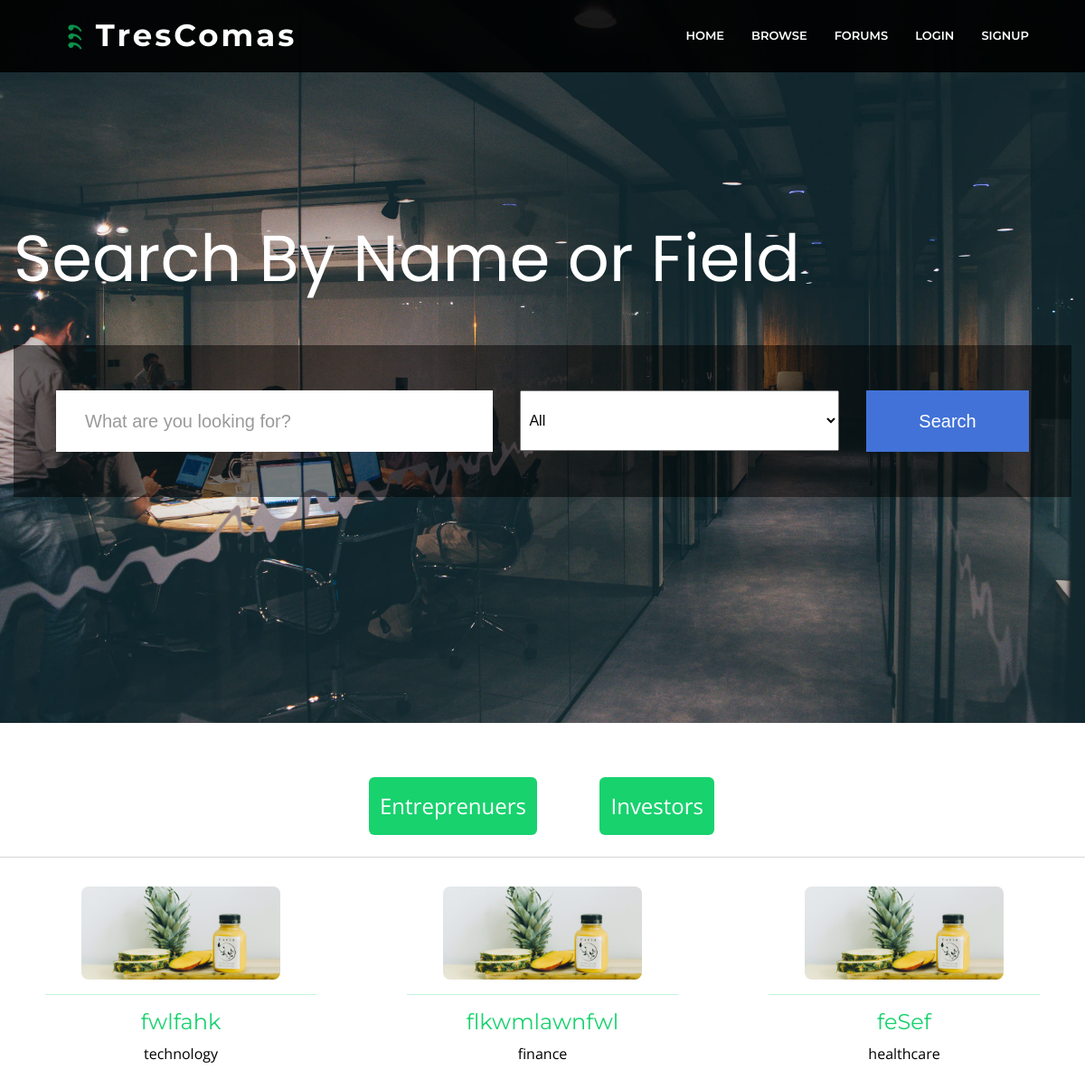
The app's page /browse, older data.
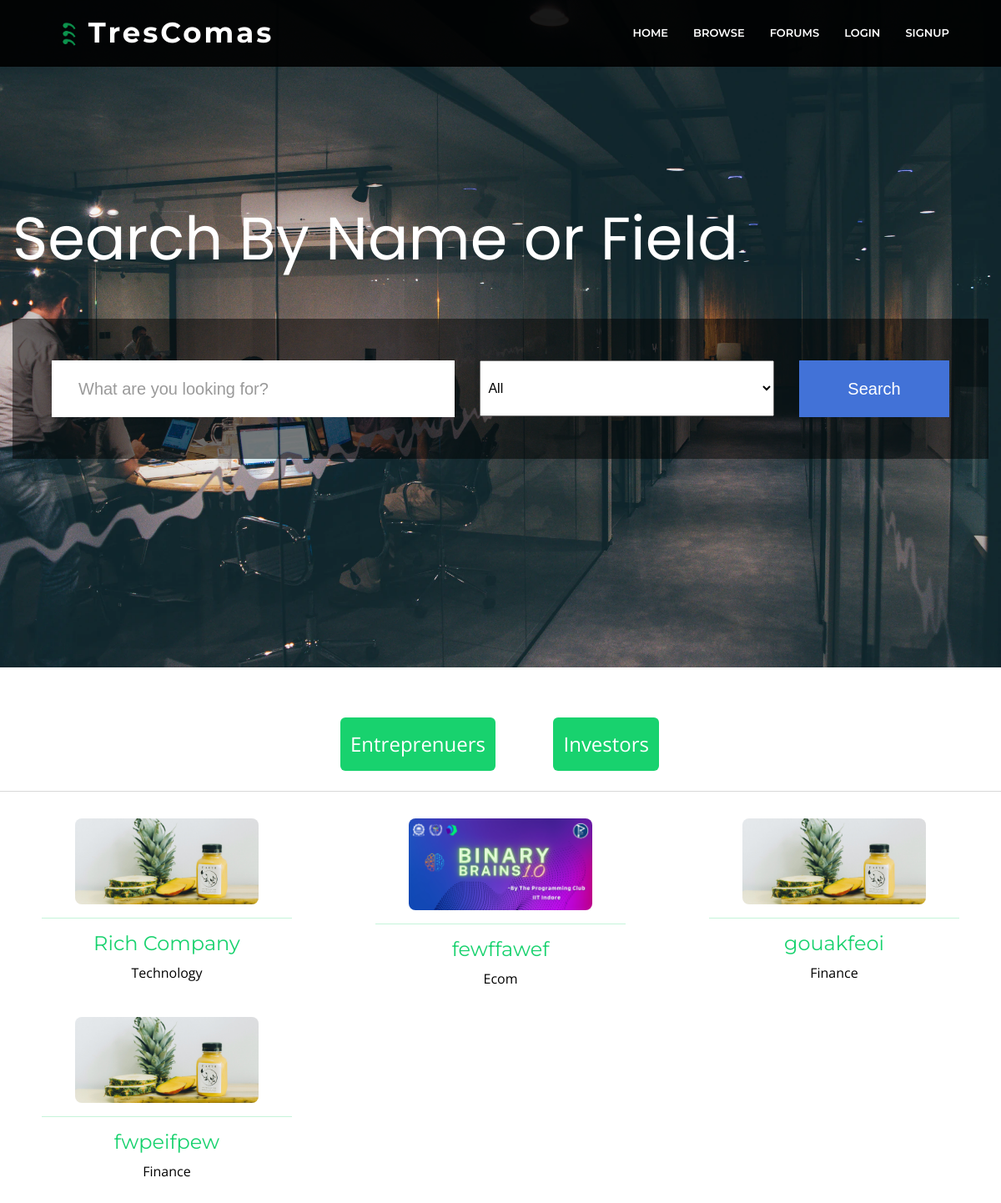
The same page, newer data.
### testx/models.py (models this page shows, shortened)
class Enterp(models.Model):
    user = models.OneToOneField(User, on_delete=models.CASCADE, default=None)
    name = models.CharField(max_length=100)
    username = models.CharField(max_length=100)
    companyname = models.CharField(max_length=100, default="")
    email = models.CharField(max_length=100)
    bplan = models.CharField(max_length=1000, default="Not Shared Yet")
    qpitch = models.CharField(max_length=1000, default="Not Shared Yet")
    cfunds = models.CharField(max_length=1000, default="Not Shared Yet")
    rfunding = models.CharField(max_length=1000, default="Not Shared Yet")
    field = models.CharField(max_length=1000, default="General")
    is_investor = models.BooleanField(default=False)
    image = models.ImageField(default='1920-1.jpg')

### testx/views.py (the view, shortened to what this page needs)
# urls.py: path('browse', views.browse, name="browse"),
def browse(request):
    II = Investor.objects.all()
    EE = Enterp.objects.all()
    return render(request, 'browse.html', {'invs': II, 'ents': EE})

### template/browse.html (shortened to what this page needs)
{% load static %}
<!DOCTYPE html>
<html lang="en">
<head>
  <link href="{% static '/vendor/animate.css/animate.min.css' %}" rel="stylesheet">
  <link href="{% static '/vendor/aos/aos.css' %}" rel="stylesheet">
  <link href="{% static '/vendor/bootstrap/css/bootstrap.min.css' %}" rel="stylesheet">
  <link href="{% static '/vendor/bootstrap-icons/bootstrap-icons.css' %}" rel="stylesheet">
  <link href="{% static '/vendor/glightbox/css/glightbox.min.css' %}" rel="stylesheet">
  <link href="{% static '/vendor/swiper/swiper-bundle.min.css' %}" rel="stylesheet">
  <link href="{% static '/css/style.css'%}" rel="stylesheet">
  <link href="{% static 'css/main.css' %}" rel="stylesheet" />
</head>
<body style="overflow-x: hidden;">
  <header id="header" class="fixed-top d-flex align-items-center header">
    <div class="container-fluid">
      <div class="row justify-content-center align-items-center">
        <div class="col-xl-11 d-flex align-items-center justify-content-between">
            <h1 class="logo" style="border-left:none ;"><a href="/" > <img src="/static/img/,,,.png"> TresComas</a></h1>
          <nav id="navbar" class="navbar">
            <ul>
              <li><a class="nav-link" href="/">Home</a></li>
              <li><a class="nav-link " href="browse">Browse</a></li>
              <li><a class="nav-link " href="/forums">Forums</a></li>
              {% if user.is_authenticated %}
              <li><a class="nav-link " href="/yprofile/{{user.username}}">Your Profile</a></li>
              <li><a class="nav-link " href="/logout">Logout</a></li>
              {% else %}
              <li><a class="nav-link " href="/login">Login</a></li>
              <li><a class="nav-link " href="/signup">Signup</a></li>
              {% endif %}
            </ul>
          </nav>
        </div>
      </div>
    </div>
  </header>
  <div class="s01" style="background: url('/static/img/photo-1541746972996-4e0b0f43e02a.webp'); background-size: cover;">
    <form method="POST">
      <fieldset>
        <legend>Search By Name or Field</legend>
      </fieldset>
      <div class="inner-form">
        <div class="input-field first-wrap">
          <input id="search" name="searchx" type="text" placeholder="What are you looking for?" />
        </div>
        <div class="input-field second-wrap" style="border-radius:20px">
          <select name="filterq" type="text" style="width:100%; height:99%;padding-left: 5px;">
            <option value="all">All</option>
        </select>
        </div>
        <div class="input-field third-wrap">
          <button class="btn-search" type="submit">Search</button>
        </div>
      </div>
    </form>
  </div>
  <div class="row justify-content-center" style="margin-top:5% ;">
    <div class="container " >
      <div class="row" style="margin-bottom: 2%;">
      <div class="col-4"> </div>
      <div class="col-4 ">
        <button class="btn btn-primary" onclick="changetoent()" style="margin-right: 17%; height: 8vh; font-size: x-large;   color: white; background:#18d26e; border: #18d26e; transition: 0.5s; " >Entreprenuers</button>
        <button class="btn btn-primary" onclick="changetoinv()" style="height: 8vh; font-size: x-large;color: white; background:#18d26e; border: #18d26e; transition: 0.5s; " >Investors</button>
      </div>
      </div>
    </div>
    <br/><br/>
    <hr/>
     <div id="showx" class="row pb-5">
        {% for m in ents %}
        <div class="col-4 ">
        <a href="/yprofile/{{m.username}}">
        <div class="portfolio-wrap" style="max-width: 80%; margin-left: 10%;">
        <figure>
            <img src="{{m.image.url}}" class="img-fluid" alt="" style="border-radius: 8px;"/>
        </figure>
        <hr/>
        <div class="portfolio-info">
            <h4 align="center">{{m.companyname}}</h4>
            <p align="center" style="line-height: 0%; color:black">{{m.field}}</p>
        </div>
        </div>
            </a>
        </div>
        {% empty %}
           <h1 align="center">No Results.</h1>
        {% endfor %}
     </div>
  </div>
</body>
</html>

### static/css/style.css (style rules this page uses)
body { background: #fff; color: #666666; font-family: "Open Sans", sans-serif; }
a { color: #18d26e; transition: 0.5s; text-decoration: none; }
p { padding: 0; margin: 0 0 30px 0; }
h1, h2, h3, h4, h5, h6 { font-family: "Montserrat", sans-serif; font-weight: 400; margin: 0 0 20px 0; padding: 0; }
#header { transition: all 0.5s; z-index: 997; background: rgba(0, 0, 0, 0.9); height: 80px; }
#header .logo { font-size: 34px; margin: 0; padding: 0; font-family: "Montserrat", sans-serif; font-weight: 700; letter-spacing: 3px; padding-left: 10px; }
#header .logo a { color: #fff; }
#header .logo img { max-height: 40px; }
.navbar { padding: 0; }
.navbar ul { margin: 0; padding: 0; display: flex; list-style: none; align-items: center; }
.navbar li { position: relative; }
.navbar a, .navbar a:focus { display: flex; align-items: center; justify-content: space-between; padding: 10px 0 10px 30px; font-family: "Montserrat", sans-serif; font-size: 13px; font-weight: 600; color: #fff; white-space: nowrap; text-transform: uppercase; transition: 0.3s; }
.btn { color: white; background:#18d26e; border: #18d26e; transition: 0.5s; }

### static/css/main.css (style rules this page uses)
html { line-height: 1.15; -ms-text-size-adjust: 100%; -webkit-text-size-adjust: 100%; }
body { margin: 0; }
article, aside, footer, header, nav, section { display: block; }
h1 { font-size: 2em; margin: 0.67em 0; }
figcaption, figure, main { display: block; }
figure { margin: 1em 40px; }
hr { box-sizing: content-box; height: 0; overflow: visible; }
a { background-color: transparent; -webkit-text-decoration-skip: objects; }
img { border-style: none; }
button, input, optgroup, select, textarea { font-family: sans-serif; font-size: 100%; line-height: 1.15; margin: 0; }
button, input { overflow: visible; }
button, select { text-transform: none; }
button, html [type="button"], [type="reset"], [type="submit"] { -webkit-appearance: button; }
fieldset { padding: 0.35em 0.75em 0.625em; }
legend { box-sizing: border-box; color: inherit; display: table; max-width: 100%; padding: 0; white-space: normal; }
html { height: 100%; }
fieldset { margin: 0; padding: 0; -webkit-margin-start: 0; -webkit-margin-end: 0; -webkit-padding-before: 0; -webkit-padding-start: 0; -webkit-padding-end: 0; -webkit-padding-after: 0; border: 0; }
legend { margin: 0; padding: 0; display: block; -webkit-padding-start: 0; -webkit-padding-end: 0; }
* { box-sizing: border-box; }
.s01 { min-height: 100vh; display: -ms-flexbox; display: flex; -ms-flex-pack: center; justify-content: center; -ms-flex-align: center; align-items: center; font-family: 'Poppins', sans-serif; background-size: cover; background-position: center center; padding: 15px; }
.s01 form { width: 100%; max-width: 1290px; }
.s01 form legend { font-size: 72px; line-height: 1; color: #fff; margin-bottom: 60px; }
.s01 form .inner-form { background: rgba(0, 0, 0, 0.5); padding: 50px 47px; display: -ms-flexbox; display: flex; width: 100%; -ms-flex-pack: justify; justify-content: space-between; -ms-flex-align: center; align-items: center; }
.s01 form .inner-form .input-field { margin-right: 30px; height: 68px; }
.s01 form .inner-form .input-field input { height: 100%; background: #fff; border-radius: .5px; border: 0; display: block; width: 100%; padding: 10px 32px; font-size: 20px; }
.s01 form .inner-form .input-field.first-wrap { -ms-flex-positive: 1; flex-grow: 1; }
.s01 form .inner-form .input-field.second-wrap { width: 32.77%; min-width: 180px; }
.s01 form .inner-form .input-field.third-wrap { width: 180px; margin-right: 0; }
.s01 form .inner-form .input-field.third-wrap .btn-search { height: 100%; width: 100%; background: #4272d7; white-space: nowrap; border-radius: .5px; font-size: 20px; color: #fff; transition: all .2s ease-out, color .2s ease-out; border: 0; cursor: pointer; }

Row changes from the older to the newer data that the page shows:
changed Enterp: companyname "fwlfahk" → "Rich Company"; field "technology" → "Technology"
changed Enterp: image: a different picture; companyname "flkwmlawnfwl" → "fewffawef"; field "finance" → "Ecom"
changed Enterp: companyname "feSef" → "gouakfeoi"; field "healthcare" → "Finance"
added Enterp: image (picture), companyname "fwpeifpew", field "Finance"
